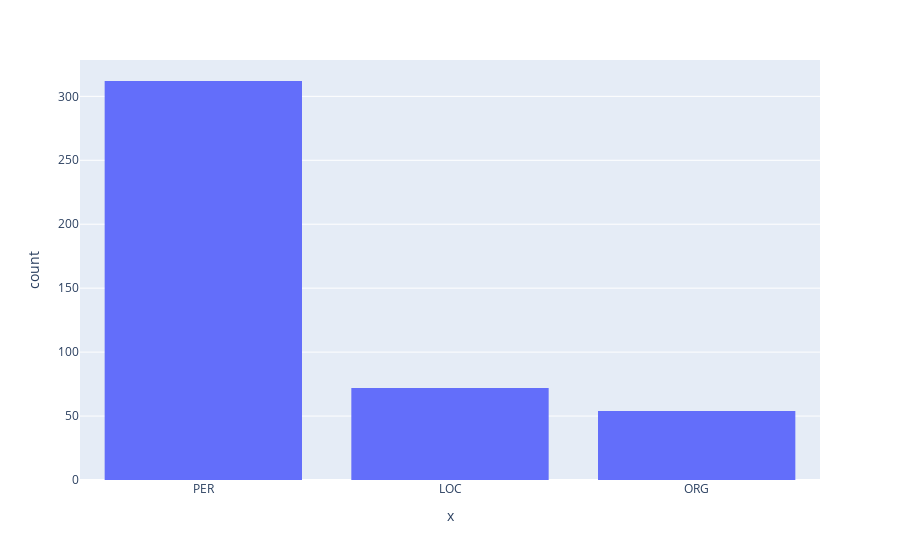

The notebook cell this image was saved under:
### Code cell
fig = px.histogram(x=entity_types)
fig.update_xaxes(categoryorder='total descending')
fig.show()

### Figure 1 — Plotly figure (JSON) as saved in the notebook; plotly's stock layout.template omitted (floating-point values rounded to 4 significant figures; data arrays with more than 128 entries replaced by an {"elided": "..."} marker saying what was removed)
{"data": [{"alignmentgroup": "True", "bingroup": "x", "hovertemplate": "x=%{x}<br>count=%{y}<extra></extra>", "legendgroup": "", "marker": {"color": "#636efa", "pattern": {"shape": ""}}, "name": "", "offsetgroup": "", "orientation": "v", "showlegend": false, "type": "histogram", "x": {"elided": "438 str values"}, "xaxis": "x", "yaxis": "y"}], "layout": {"barmode": "relative", "legend": {"tracegroupgap": 0}, "margin": {"t": 60}, "xaxis": {"anchor": "y", "categoryorder": "total descending", "domain": [0, 1], "title": {"text": "x"}}, "yaxis": {"anchor": "x", "domain": [0, 1], "title": {"text": "count"}}}}
